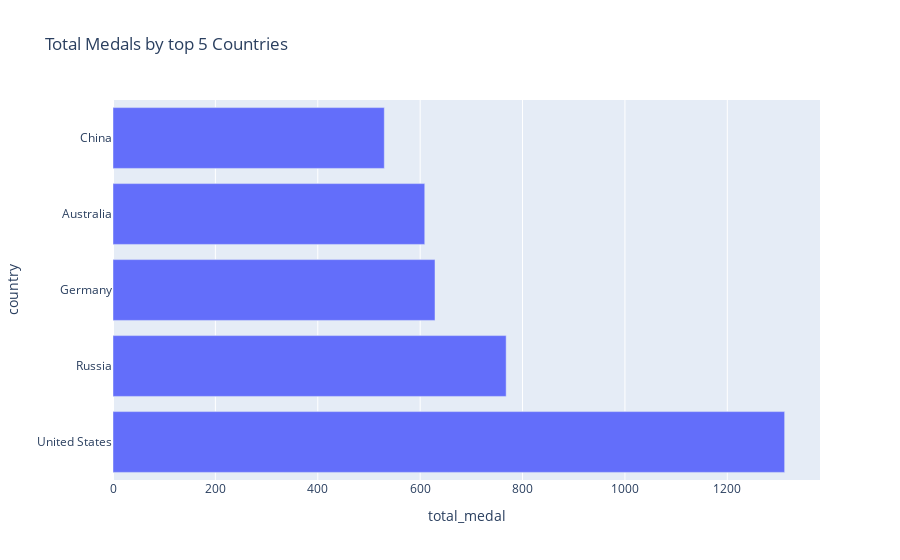

Notebook code for this chart:
### Code cell
#Top 5 countries with most medals
fig1 = px.bar(top_5_countries, y='country', x='total_medal', title='Total Medals by top 5 Countries')
fig1.show()

### Figure 1 — Plotly figure (JSON) as saved in the notebook; plotly's stock layout.template omitted (floating-point values rounded to 4 significant figures)
{"data": [{"alignmentgroup": "True", "hovertemplate": "total_medal=%{x}<br>country=%{y}<extra></extra>", "legendgroup": "", "marker": {"color": "#636efa", "pattern": {"shape": ""}}, "name": "", "offsetgroup": "", "orientation": "h", "showlegend": false, "textposition": "auto", "type": "bar", "x": [1312, 768, 629, 609, 530], "xaxis": "x", "y": ["United States", "Russia", "Germany", "Australia", "China"], "yaxis": "y"}], "layout": {"barmode": "relative", "legend": {"tracegroupgap": 0}, "title": {"text": "Total Medals by top 5 Countries"}, "xaxis": {"anchor": "y", "domain": [0, 1], "title": {"text": "total_medal"}}, "yaxis": {"anchor": "x", "domain": [0, 1], "title": {"text": "country"}}}}
